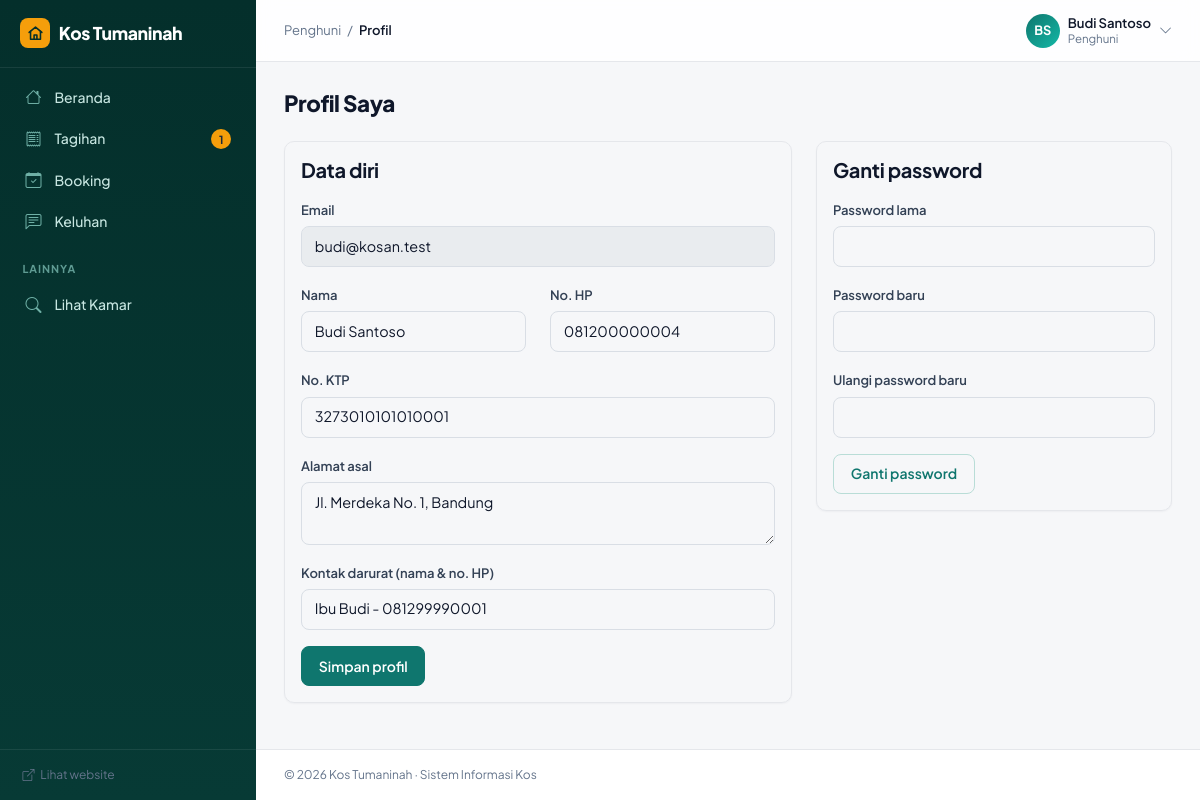
The page /profil.php (signed in) on the database its author committed.
### tables this page shows
CREATE TABLE users (
    id             INT UNSIGNED AUTO_INCREMENT PRIMARY KEY,
    nama           VARCHAR(100) NOT NULL,
    email          VARCHAR(100) NOT NULL UNIQUE,
    password       VARCHAR(255) NOT NULL,
    no_hp          VARCHAR(20),
    role           ENUM('owner','ga','penghuni','penjaga') NOT NULL DEFAULT 'penghuni',
    no_ktp         VARCHAR(20),
    alamat         TEXT,
    kontak_darurat VARCHAR(100),
    aktif          TINYINT(1) NOT NULL DEFAULT 1,
    created_at     DATETIME NOT NULL DEFAULT CURRENT_TIMESTAMP
);

### profil.php (the view, shortened to what this page needs)
<?php
require_once __DIR__ . '/includes/functions.php';
$u = require_role();
$isPenghuni = $u['role'] === 'penghuni';
$p = q('SELECT * FROM users WHERE id = ?', [$u['id']])->fetch();
$title = 'Profil';
require __DIR__ . '/includes/header.php';
?>
<h1 class="h3 mb-4">Profil Saya</h1>
<div class="row g-4">
    <div class="col-lg-7">
        <form method="post" class="card shadow-sm"><div class="card-body">
            <h5 class="mb-3">Data diri</h5>
            <div class="mb-3">
                <label class="form-label">Email</label>
                <input class="form-control" value="<?= e($p['email']) ?>" disabled>
            </div>
            <div class="row">
                <div class="col-sm-6 mb-3">
                    <label class="form-label">Nama</label>
                    <input name="nama" class="form-control" value="<?= e($p['nama']) ?>" required>
                </div>
                <div class="col-sm-6 mb-3">
                    <label class="form-label">No. HP</label>
                    <input name="no_hp" class="form-control" value="<?= e($p['no_hp']) ?>">
                </div>
            </div>
            <?php if ($isPenghuni): ?>
                <div class="mb-3">
                    <label class="form-label">No. KTP</label>
                    <input name="no_ktp" class="form-control" value="<?= e($p['no_ktp']) ?>">
                </div>
                <div class="mb-3">
                    <label class="form-label">Alamat asal</label>
                    <textarea name="alamat" class="form-control" rows="2"><?= e($p['alamat']) ?></textarea>
                </div>
                <div class="mb-3">
                    <label class="form-label">Kontak darurat (nama &amp; no. HP)</label>
                    <input name="kontak_darurat" class="form-control" value="<?= e($p['kontak_darurat']) ?>">
                </div>
            <?php endif; ?>
            <button class="btn btn-primary">Simpan profil</button>
        </div></form>
    </div>
    <div class="col-lg-5">
        <form method="post" class="card shadow-sm"><div class="card-body">
            <h5 class="mb-3">Ganti password</h5>
            <div class="mb-3"><label class="form-label">Password lama</label><input type="password" name="lama" class="form-control" required></div>
            <div class="mb-3"><label class="form-label">Password baru</label><input type="password" name="baru" class="form-control" minlength="6" required></div>
            <div class="mb-3"><label class="form-label">Ulangi password baru</label><input type="password" name="konfirmasi" class="form-control" minlength="6" required></div>
            <button class="btn btn-outline-primary">Ganti password</button>
        </div></form>
    </div>
</div>
<?php require __DIR__ . '/includes/footer.php'; ?>

### includes/header.php (shortened to what this page needs)
<?php
$u = user();
$layout = $layout ?? ($u ? 'app' : 'site');
?>
<!doctype html>
<html lang="id">
<head>
    <link href="https://cdn.jsdelivr.net/npm/bootstrap@5.3.3/dist/css/bootstrap.min.css" rel="stylesheet">
    <link href="https://cdn.jsdelivr.net/npm/bootstrap-icons@1.11.3/font/bootstrap-icons.min.css" rel="stylesheet">
    <link href="<?= asset('assets/css/style.css') ?>" rel="stylesheet">
    <link href="<?= asset('assets/css/motion.css') ?>" rel="stylesheet">
    <link href="<?= asset('assets/css/theme.css') ?>" rel="stylesheet">
</head>
<?php if ($layout === 'auth'): ?>
<body>
<div class="auth">
    <aside class="auth-aside">
        <div class="hero-bg" aria-hidden="true"><span class="blob blob-1"></span><span class="blob blob-2"></span><span class="hero-grid"></span></div>
        <a href="<?= url() ?>" class="logo"><span class="logo-mark"><?= logo_svg() ?></span><?= e(APP_NAME) ?></a>
        <div>
            <h2 class="mb-3">Tempat pulang yang tenang di Kopo, <?= e(KOTA) ?>.</h2>
            <p class="mb-0 opacity-75">Cek tagihan, kirim bukti bayar, dan laporkan kendala kamar langsung dari ponsel.</p>
        </div>
        <div class="small opacity-50">&copy; <?= date('Y') ?> <?= e(APP_NAME) ?> &middot; <?= e(KOTA) ?></div>
    </aside>
    <main class="auth-main">
        <div class="auth-form page-enter">
            <a href="<?= url() ?>" class="logo d-lg-none mb-4"><span class="logo-mark"><?= logo_svg() ?></span><?= e(APP_NAME) ?></a>
            <?= show_flash() ?>
<?php else:
    $counts = nav_counts($u);
    $crumb = $title ?? '';
    ?>
<body>
<aside class="offcanvas-lg offcanvas-start sidebar" tabindex="-1" id="sidebar">
    <div class="sidebar-brand d-flex align-items-center justify-content-between">
        <a href="<?= url(home_for($u['role'])) ?>" class="logo"><span class="logo-mark"><?= logo_svg() ?></span><?= e(APP_NAME) ?></a>
    </div>
    <div class="offcanvas-body">
        <nav class="py-2">
            <?php foreach (menu_for($u['role']) as [$seksi, $items]): ?>
                <?php if ($seksi): ?><div class="nav-section"><?= e($seksi) ?></div><?php endif; ?>
                <?php foreach ($items as [$label, $path, $icon]): ?>
                    <a class="nav-link <?= is_current($path) ? 'active' : '' ?>" href="<?= url($path) ?>">
                        <i class="bi bi-<?= $icon ?>"></i><span><?= e($label) ?></span>
                        <?php if (!empty($counts[$path])): ?><span class="nav-count"><?= $counts[$path] ?></span><?php endif; ?>
                    </a>
                <?php endforeach; ?>
            <?php endforeach; ?>
        </nav>
        <div class="sidebar-foot">
            <a href="<?= url() ?>" class="text-reset"><i class="bi bi-box-arrow-up-right me-1"></i> Lihat website</a>
        </div>
    </div>
</aside>
<div class="app-main">
    <header class="topbar">
        <div class="crumb d-none d-sm-block"><?= e(ROLE_LABEL[$u['role']]) ?> <span class="mx-1">/</span> <b><?= e($crumb) ?></b></div>
        <div class="ms-auto dropdown">
            <a href="#" class="d-flex align-items-center gap-2 text-reset" data-bs-toggle="dropdown">
                <span class="avatar"><?= e(inisial($u['nama'])) ?></span>
                <span class="d-none d-md-block lh-sm">
                    <span class="d-block fw-semibold small"><?= e($u['nama']) ?></span>
                    <span class="d-block text-muted" style="font-size:.72rem"><?= e(ROLE_LABEL[$u['role']]) ?></span>
                </span>
                <i class="bi bi-chevron-down small text-muted"></i>
            </a>
        </div>
    </header>
    <main class="app-content page-enter">
<?php endif; ?>

### assets/css/motion.css (style rules this page uses)
:root { --ease-out: cubic-bezier(.22, .61, .36, 1); --dur: .45s; }
.page-enter { animation: pageIn .4s var(--ease-out) both; }
.app-content .row > [class*="col"] > .card { animation: pageIn .45s var(--ease-out) both; }
.app-content .row > [class*="col"]:nth-child(2) > .card { animation-delay: .04s; }
.btn { transition: background-color .15s ease, border-color .15s ease, color .15s ease, box-shadow .15s ease, transform .1s ease; }
.card { transition: border-color .2s ease, box-shadow .2s ease, transform .2s ease; }
.form-control, .form-select { transition: border-color .15s ease, box-shadow .15s ease; }
.sidebar .nav-link { position: relative; transition: background-color .15s ease, color .15s ease; }
.nav-count { animation: pop .35s var(--ease-out) both .2s; }

### assets/css/theme.css (style rules this page uses)
:root { --deep: #042f2b; --deep-2: #0b4f48; --accent: #f59e0b; --accent-hover: #fbbf24; --mint: #5eead4; }
html { scroll-behavior: smooth; }
.sidebar { --bs-offcanvas-bg: var(--deep); background: linear-gradient(180deg, var(--deep) 0%, #073a35 100%); }
@media (min-width: 992px) { .sidebar { background: linear-gradient(180deg, var(--deep) 0%, #073a35 100%) !important; } }
.sidebar .nav-section { color: #5f9b93; }
.sidebar .nav-link { color: #c7e6e1; }
.sidebar .nav-link i { color: #6fb0a6; transition: transform .25s var(--ease-out), color .2s; }
.sidebar .nav-count { background: var(--accent); }
.sidebar .sidebar-brand, .sidebar .sidebar-foot { border-color: rgba(255,255,255,.08); }
.sidebar .logo-mark { background: var(--accent); color: var(--deep); }
.app-main { min-width: 0; overflow-x: clip; }
.topbar { background: rgba(255,255,255,.85); backdrop-filter: saturate(160%) blur(10px); }
.avatar { background: linear-gradient(135deg, #0f766e, #14b8a6); color: #fff; }

### rows shown on the page
users: role "Penghuni", nama "BS", nama "Budi Santoso", email "budi@kosan.test", no_hp "081200000004", no_ktp "3273010101010001", alamat "Jl. Merdeka No. 1, Bandung", kontak_darurat "Ibu Budi - 081299990001"

### other values the page prints
APP_NAME "Kos Tumaninah"
$label "Beranda"
$label "Tagihan"
$counts[$path] "1"
$label "Booking"
$label "Keluhan"
$seksi "LAINNYA"
$label "Lihat Kamar"
$crumb "Profil"
